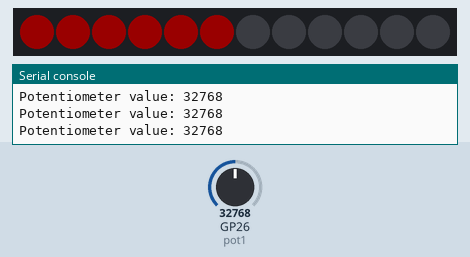
The program below on a simulated Raspberry Pi Pico running MicroPython. Shown: 12 RGB LEDs in strip order, left to right, the last lines printed to the serial console. Inputs (shaded band) come from the test bench; at power-on: GP26 (pot1) = 32768 (analog values on the 0–65535 scale). Dim RGB values are drawn brighter than linear.

Above: at 1.2 s.
1.3 s: GP26 (pot1) set to 0
At 1.8 s:
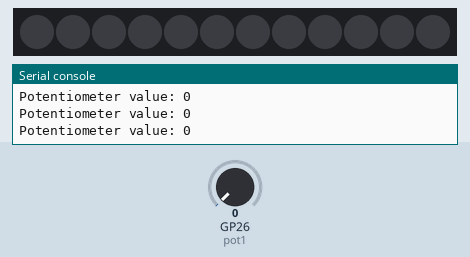
2.8 s: GP26 (pot1) set to 65535
At 3.9 s:
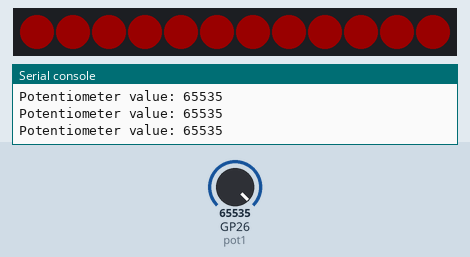
4.3 s: GP26 (pot1) set to 57670
At 4.9 s:
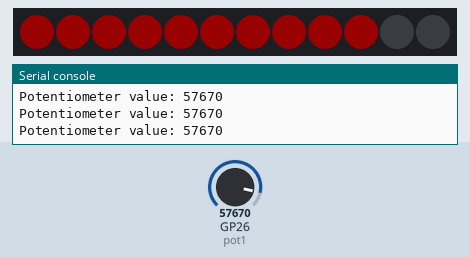
Timing chart, 0 to 7.3 s (numbered marks = the images above; inputs shaded):
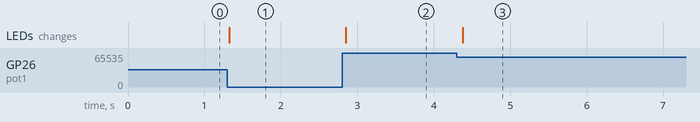

Measured:
- after the input at 1.3 s, the LEDs: change at once (image 1)
- after the input at 2.8 s, the LEDs: change after 0.05 s (image 2)
- after the input at 4.3 s, the LEDs: change after 0.08 s (image 3)

The program:

70-pot-test.py
```python
from machine import Pin, ADC
from neopixel import NeoPixel
from utime import sleep
# get the configuration information
import config

# Initialize the NeoPixel strip
strip = NeoPixel(Pin(config.NEOPIXEL_PIN), config.NUMBER_PIXELS)

# Initialize the potentiometer (ADC - Analog to Digital Converter)
pot1 = ADC(Pin(config.POT_PIN_1))

# Clear all pixels initially
def clear_strip():
    for i in range(config.NUMBER_PIXELS):
        strip[i] = (0, 0, 0)
    strip.write()

# Main loop
while True:
    # Read the potentiometer value (0 to 65535)
    pot_value = pot1.read_u16()

    # Print the pot value to console
    print(f"Potentiometer value: {pot_value}")

    # Map the pot value (600-64900) to number of pixels (0-12)
    # We use 12 levels: 0 pixels, then 1-12 pixels
    # Account for actual pot range: min=600, max=64900
    pot_range = pot_value - 600  # Subtract minimum value
    if pot_range < 0:
        pot_range = 0  # Clamp to 0 if somehow below minimum

    num_pixels = int((pot_range / (64900 - 600)) * 12)

    # Clamp to maximum of 12 pixels in case pot goes higher than expected
    if num_pixels > 12:
        num_pixels = 12

    # Clear all pixels first
    clear_strip()

    # Light up pixels from 0 to num_pixels-1 in red
    for i in range(num_pixels):
        strip[i] = (25, 0, 0)  # Red color, not too bright

    # Update the strip
    strip.write()

    # Small delay to prevent excessive updates
    sleep(0.1)
```

config.py
```python
# Moving Rainbow Configuration file
# Filename: 01-config.py
# This file contains the hardware configuration for your kit
# This file can be imported by each program
NEOPIXEL_PIN = 0
NUMBER_PIXELS = 12
BUTTON_PIN = 2
POT_PIN_1 = 26
POT_PIN_2 = 27
PHOTORESISTOR_PIN = 28
```
